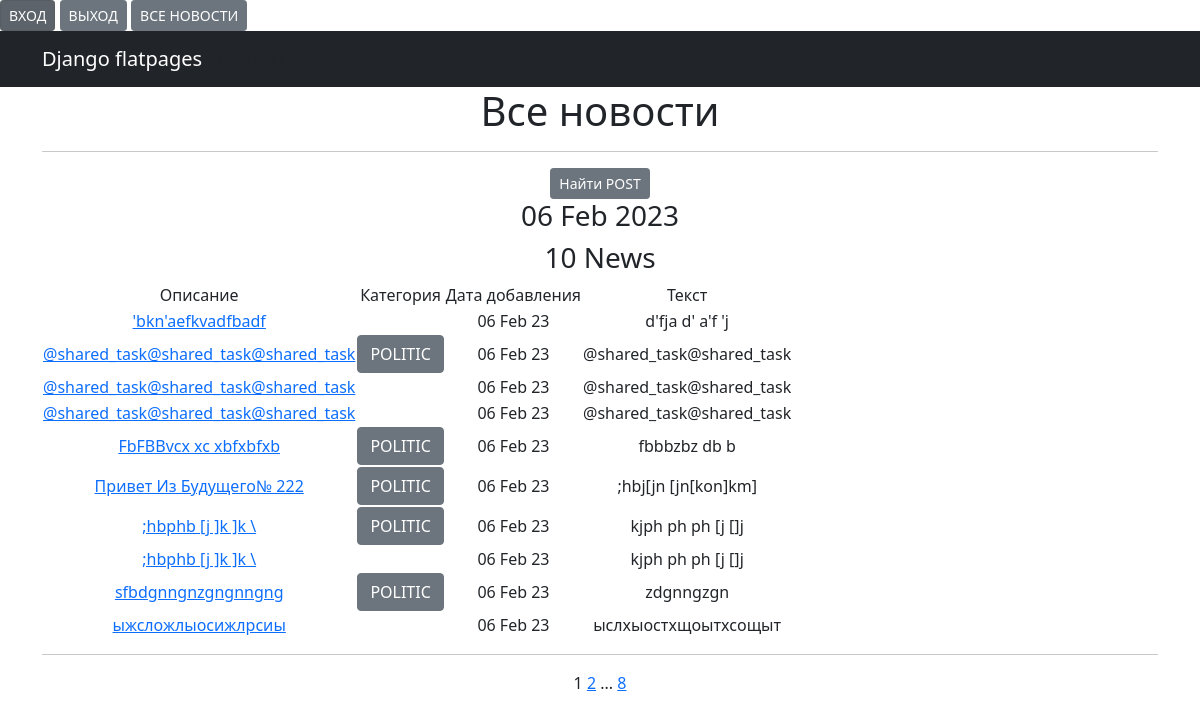
The page /news/ on the database as committed earlier.
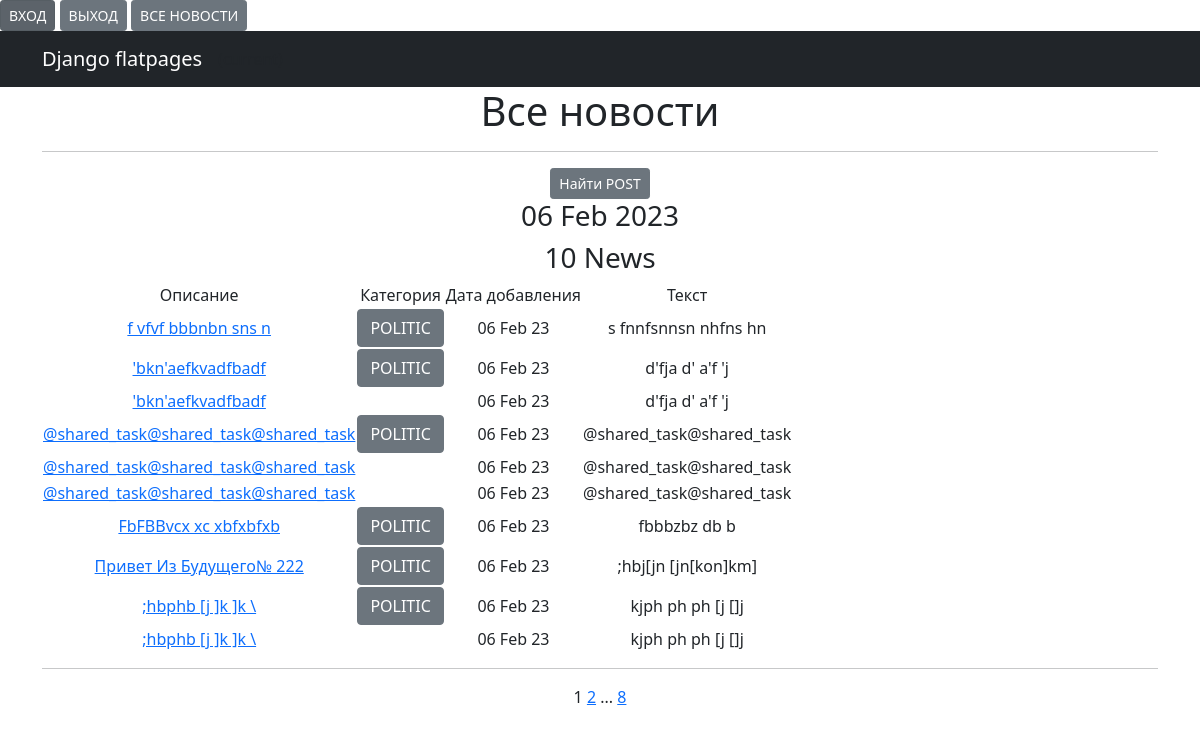
The same page on the database as committed later.
### news/models.py (models this page shows, shortened)
class Post(models.Model):
    author = models.ForeignKey(Author, on_delete=models.CASCADE, verbose_name="Автор")
    NEWS = "NW"
    ARTICLE = "AT"
    CATEGORY_CHOICES = (
        (NEWS, 'НОВОСТЬ'),
        (ARTICLE, 'СТАТЬЯ'),
    )
    categoryType = models.CharField(max_length=2, choices=CATEGORY_CHOICES, default=ARTICLE,
                                    verbose_name="Категория Публикации")
    dataCreation = models.DateTimeField(auto_now_add=True, verbose_name="Дата публикации")
    category = models.ManyToManyField(Category, through='PostCategory', verbose_name="Тип Поста")
    title = models.CharField(max_length=128, verbose_name="Заголовок")
    text = models.TextField(verbose_name=' ТЕКСТ')
    rating = models.SmallIntegerField(default=0, verbose_name="Рейтинг")

class Category(models.Model):
    name = models.CharField(max_length=64, unique=True)
    subscribers = models.ManyToManyField(User, related_name='categories')
    def __str__(self):
        return f'{self.name}'

### news/views.py (the view)
# urls.py: path('', NewsList.as_view(), name='news'),
class NewsList(ListView):
    model = Post
    ordering = '-dataCreation'
    template_name = 'news.html'
    context_object_name = 'news'
    paginate_by = 10
    def get_context_data(self, **kwargs):
        context = super().get_context_data(**kwargs)
        context['time_now'] = datetime.utcnow()
        context['next_sale'] = None
        return context

### news/templatetags/custom_filters.py (called while the page is built)
@register.filter()
def censor(value):
    ban_words = ['fuck', 'хер']
    if not isinstance(value, str):
        raise TypeError(f"unresolved type'{type(value)}' expected type 'str")
    for word in value.split():
        if word.lower() in ban_words:
            value = value.replace(word, f'{word[0]}{"*"*(len(word)-1)}')
    return value

### news/templatetags/custom_tags.py (called while the page is built)
@register.simple_tag()
def current_time(format_string='%b %d %Y'):
    return datetime.utcnow().strftime(format_string)

### news/templates/news.html (shortened to what this page needs)
{% extends 'flatpages/default.html' %}
{% load custom_filters %}
{% load custom_tags %}
{% block content %}
<h1>Все новости</h1>
<hr>
<a href="{% url 'search' %}"class="btn btn-secondary btn-sm">Найти POST</a>
<h3>{% current_time '%d %b %Y' %}</h3>
<h3>{{ news|length }} News</h3>
{% if news %}
<table>
    <tr>
        <td>Описание</td>
        <td> Категория</td>
        <td>Дата добавления</td>
        <td>Текст</td>
    <tr>
        {% for new in news %}
    <tr>
        <td>
            <a href="{% url 'new' new.id %}">{{ new.title|censor }}</a>
        </td>
        <td>
            {% for category in new.category.all %}
            <a href="{% url 'category_list' category.id %}"class="btn btn-secondary " >{{ category }}</a>
            {% endfor %}
        </td>
        <td>{{ new.dataCreation|date:'d M y ' }}</td>
        <td>{{ new.text|truncatewords:20|censor}}</td>
        <td>
        </td>
        {% endfor %}
</table>
<hr>
{% else %}
<h2>Новостей нет!</h2>
{% endif %}
{{ page_obj.number }}
{% if page_obj.has_next %}
<a href="?page={{ page_obj.next_page_number }}">{{ page_obj.next_page_number }}</a>
{% if paginator.num_pages != page_obj.next_page_number %}
...
<a href="?page={{ page_obj.paginator.num_pages }}">{{ page_obj.paginator.num_pages }}</a>
{% endif %}
{% endif %}
{% endblock content %}

### news/templates/flatpages/default.html (shortened to what this page needs)
<!DOCTYPE html>
<html lang="en">
    <head>
         <td class="nav-item">
             <a class="btn btn-secondary btn-sm" href="/accounts/login/">ВХОД</a>
          </td>
            <td class="nav-item">
            <a class="btn btn-secondary btn-sm" href="/accounts/logout/">ВЫХОД</a>
          </td>
             <a class="btn btn-secondary btn-sm" href="/news/">ВСЕ НОВОСТИ</a>
        {% load static %}
       <link href="{% static 'css/styles.css' %}" rel="stylesheet" />
    </head>
    <body>
                <nav class="navbar navbar-expand-lg navbar-dark bg-dark static-top">
           <div class="container">
               <a class="navbar-brand" href="#">Django flatpages</a>
               <div class="collapse navbar-collapse" id="navbarResponsive">
                   <ul class="navbar-nav ml-auto">
                       <li class="nav-item active">
                           <span class="sr-only">(current)</span>
                   </ul>
               </div>
           </div>
        </nav>
        <div class="container">
           <div class="row">
               <div class="col-lg-12 text-center">
                   {% block content %}{% endblock content %}
               </div>
           </div>
        </div>
    </body>
</html>

Rows that differ between the two databases and show on the page:
no longer on this page (row unchanged): Post: title|censor "sfbdgnngnzgngnngng", dataCreation "06 Feb 23", text|censor "zdgnngzgn", Category (name "POLITIC")
no longer on this page (row unchanged): Post: title|censor "ыжсложлыосижлрсиы", dataCreation "06 Feb 23", text|censor "ыслхыостхщоытхсощыт"
added Post: title|censor "f vfvf bbbnbn sns n", dataCreation "06 Feb 23", text|censor "s fnnfsnnsn nhfns hn", Category (name "POLITIC")
added Post: title|censor "'bkn'aefkvadfbadf", dataCreation "06 Feb 23", text|censor "d'fja d' a'f 'j", Category (name "POLITIC")
